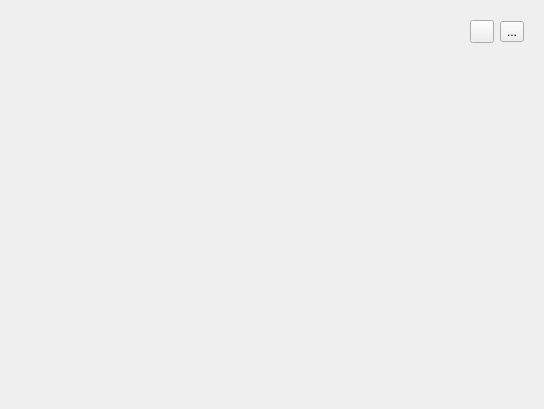
<?xml version="1.0" encoding="UTF-8"?>
<ui version="4.0">
 <class>DynamicUIWidget</class>
 <widget class="QWidget" name="DynamicUIWidget">
  <property name="geometry">
   <rect>
    <x>0</x>
    <y>0</y>
    <width>544</width>
    <height>409</height>
   </rect>
  </property>
  <property name="windowTitle">
   <string>Dynamic UI</string>
  </property>
  <layout class="QGridLayout" name="gridLayout">
   <item row="2" column="0" colspan="3">
    <widget class="QWidget" name="widgetUIContents" native="true">
     <property name="sizePolicy">
      <sizepolicy hsizetype="Expanding" vsizetype="Expanding">
       <horstretch>0</horstretch>
       <verstretch>0</verstretch>
      </sizepolicy>
     </property>
     <layout class="QGridLayout" name="gridLayoutLoadedUI"/>
    </widget>
   </item>
   <item row="0" column="0" colspan="3">
    <widget class="QWidget" name="horizontalWidget" native="true">
     <layout class="QHBoxLayout" name="horizontalLayoutMenu">
      <property name="bottomMargin">
       <number>1</number>
      </property>
      <item>
       <widget class="QPathEdit" name="patheditUiFile">
        <property name="sizePolicy">
         <sizepolicy hsizetype="Preferred" vsizetype="Minimum">
          <horstretch>0</horstretch>
          <verstretch>0</verstretch>
         </sizepolicy>
        </property>
        <property name="nameFilters">
         <stringlist>
          <string>Qt Designer UI files (*.ui)</string>
         </stringlist>
        </property>
       </widget>
      </item>
      <item>
       <widget class="QToolButton" name="toolButtonReload">
        <property name="text">
         <string/>
        </property>
        <property name="icon">
         <iconset theme="view-refresh">
          <normaloff>.</normaloff>.</iconset>
        </property>
       </widget>
      </item>
      <item>
       <widget class="QToolButton" name="toolButtonShowErrors">
        <property name="toolTip">
         <string>Show errors</string>
        </property>
        <property name="text">
         <string>...</string>
        </property>
        <property name="icon">
         <iconset resource="resources.qrc">
          <normaloff>:/icons/dialog-warning.png</normaloff>:/icons/dialog-warning.png</iconset>
        </property>
       </widget>
      </item>
     </layout>
    </widget>
   </item>
  </layout>
 </widget>
 <customwidgets>
  <customwidget>
   <class>QPathEdit</class>
   <extends>QWidget</extends>
   <header>qpathedit.h</header>
  </customwidget>
 </customwidgets>
 <resources>
  <include location="resources.qrc"/>
 </resources>
 <connections/>
</ui>
